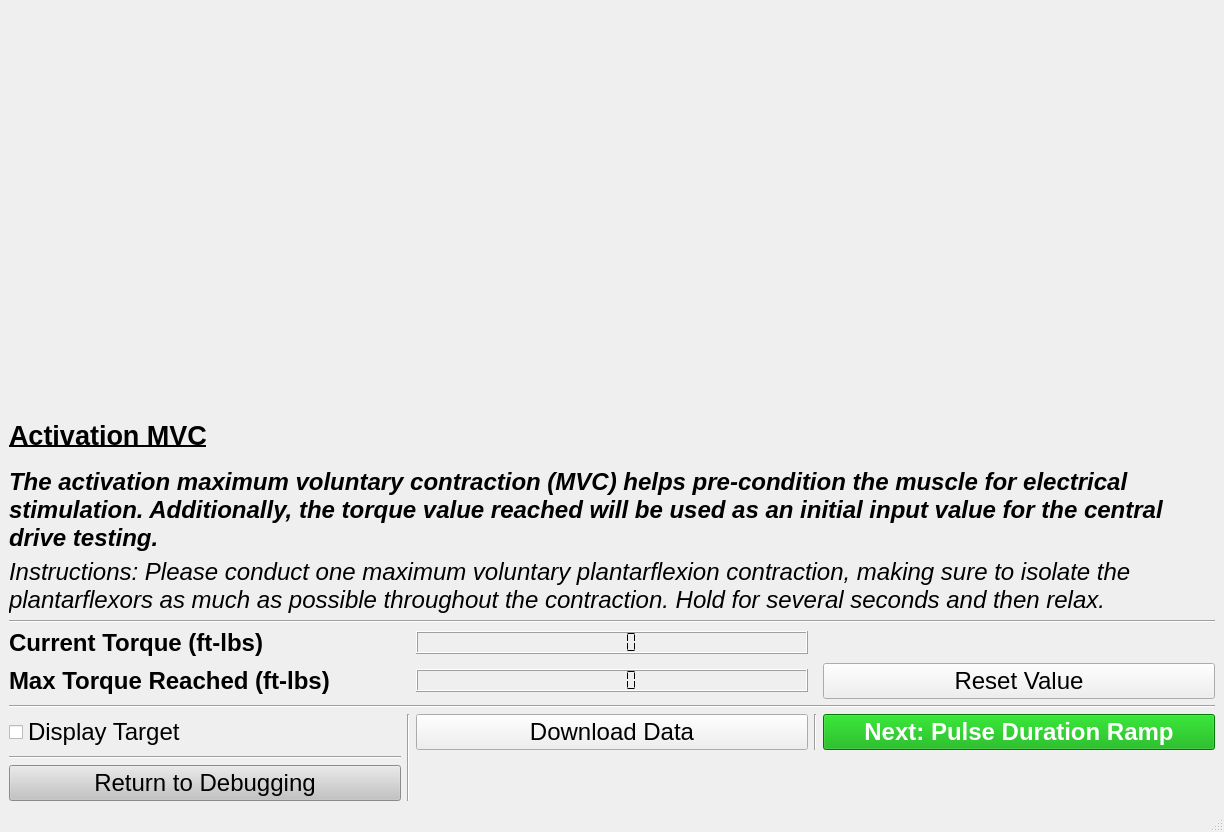
<?xml version="1.0" encoding="UTF-8"?>
<ui version="4.0">
 <class>MainWindow</class>
 <widget class="QMainWindow" name="MainWindow">
  <property name="geometry">
   <rect>
    <x>0</x>
    <y>0</y>
    <width>1224</width>
    <height>832</height>
   </rect>
  </property>
  <property name="windowTitle">
   <string>Central Drive Estimation</string>
  </property>
  <widget class="QWidget" name="centralwidget">
   <layout class="QGridLayout" name="gridLayout">
    <item row="0" column="0">
     <layout class="QVBoxLayout" name="verticalLayout">
      <item>
       <widget class="QWidget" name="TorquePlot" native="true">
        <layout class="QHBoxLayout" name="horizontalLayout"/>
       </widget>
      </item>
     </layout>
    </item>
    <item row="1" column="0">
     <layout class="QGridLayout" name="gridLayout_2">
      <item row="9" column="0">
       <widget class="QCheckBox" name="target_cb">
        <property name="font">
         <font>
          <pointsize>18</pointsize>
         </font>
        </property>
        <property name="text">
         <string>Display Target</string>
        </property>
       </widget>
      </item>
      <item row="7" column="2">
       <widget class="QLCDNumber" name="maxTorque_lcd">
        <property name="sizePolicy">
         <sizepolicy hsizetype="Minimum" vsizetype="Maximum">
          <horstretch>0</horstretch>
          <verstretch>0</verstretch>
         </sizepolicy>
        </property>
        <property name="font">
         <font>
          <pointsize>18</pointsize>
         </font>
        </property>
        <property name="smallDecimalPoint">
         <bool>false</bool>
        </property>
        <property name="segmentStyle">
         <enum>QLCDNumber::Flat</enum>
        </property>
       </widget>
      </item>
      <item row="6" column="0">
       <widget class="QLabel" name="label_8">
        <property name="font">
         <font>
          <pointsize>18</pointsize>
          <weight>75</weight>
          <bold>true</bold>
         </font>
        </property>
        <property name="text">
         <string>Current Torque (ft-lbs)</string>
        </property>
       </widget>
      </item>
      <item row="9" column="3">
       <widget class="Line" name="line_5">
        <property name="orientation">
         <enum>Qt::Vertical</enum>
        </property>
       </widget>
      </item>
      <item row="4" column="0" colspan="5">
       <widget class="QLabel" name="label_2">
        <property name="font">
         <font>
          <pointsize>18</pointsize>
          <italic>true</italic>
         </font>
        </property>
        <property name="text">
         <string>Instructions: Please conduct one maximum voluntary plantarflexion contraction, making sure to isolate the plantarflexors as much as possible throughout the contraction. Hold for several seconds and then relax.</string>
        </property>
        <property name="wordWrap">
         <bool>true</bool>
        </property>
       </widget>
      </item>
      <item row="9" column="2">
       <widget class="QPushButton" name="download_pb">
        <property name="font">
         <font>
          <pointsize>18</pointsize>
         </font>
        </property>
        <property name="text">
         <string>Download Data</string>
        </property>
       </widget>
      </item>
      <item row="8" column="0" colspan="5">
       <widget class="Line" name="line_2">
        <property name="orientation">
         <enum>Qt::Horizontal</enum>
        </property>
       </widget>
      </item>
      <item row="7" column="0">
       <widget class="QLabel" name="label_7">
        <property name="font">
         <font>
          <pointsize>18</pointsize>
          <weight>75</weight>
          <bold>true</bold>
         </font>
        </property>
        <property name="text">
         <string>Max Torque Reached (ft-lbs)</string>
        </property>
       </widget>
      </item>
      <item row="6" column="2">
       <widget class="QLCDNumber" name="currentTorque_lcd">
        <property name="sizePolicy">
         <sizepolicy hsizetype="Minimum" vsizetype="Maximum">
          <horstretch>0</horstretch>
          <verstretch>0</verstretch>
         </sizepolicy>
        </property>
        <property name="font">
         <font>
          <pointsize>18</pointsize>
          <weight>50</weight>
          <bold>false</bold>
          <underline>false</underline>
          <strikeout>false</strikeout>
          <kerning>true</kerning>
         </font>
        </property>
        <property name="styleSheet">
         <string notr="true"/>
        </property>
        <property name="segmentStyle">
         <enum>QLCDNumber::Flat</enum>
        </property>
       </widget>
      </item>
      <item row="1" column="0" colspan="5">
       <widget class="QLabel" name="label_10">
        <property name="font">
         <font>
          <pointsize>20</pointsize>
          <weight>75</weight>
          <bold>true</bold>
          <underline>true</underline>
         </font>
        </property>
        <property name="text">
         <string>Activation MVC</string>
        </property>
        <property name="alignment">
         <set>Qt::AlignLeading|Qt::AlignLeft|Qt::AlignVCenter</set>
        </property>
       </widget>
      </item>
      <item row="9" column="4">
       <widget class="QPushButton" name="nextPDRamp_pb">
        <property name="font">
         <font>
          <pointsize>18</pointsize>
          <weight>75</weight>
          <bold>true</bold>
         </font>
        </property>
        <property name="styleSheet">
         <string notr="true">background-color: rgb(0, 170, 0);
color: rgb(255, 255, 255);</string>
        </property>
        <property name="text">
         <string>Next: Pulse Duration Ramp</string>
        </property>
       </widget>
      </item>
      <item row="7" column="4">
       <widget class="QPushButton" name="maxTorqueReset_pb">
        <property name="font">
         <font>
          <pointsize>18</pointsize>
         </font>
        </property>
        <property name="text">
         <string>Reset Value</string>
        </property>
       </widget>
      </item>
      <item row="11" column="0">
       <widget class="QPushButton" name="returnToMain_pb">
        <property name="font">
         <font>
          <pointsize>18</pointsize>
         </font>
        </property>
        <property name="autoFillBackground">
         <bool>false</bool>
        </property>
        <property name="styleSheet">
         <string notr="true">background-color: rgb(195, 195, 195);</string>
        </property>
        <property name="text">
         <string>Return to Debugging</string>
        </property>
       </widget>
      </item>
      <item row="9" column="1" rowspan="3">
       <widget class="Line" name="line_4">
        <property name="orientation">
         <enum>Qt::Vertical</enum>
        </property>
       </widget>
      </item>
      <item row="2" column="0" colspan="5">
       <widget class="QLabel" name="label">
        <property name="sizePolicy">
         <sizepolicy hsizetype="Preferred" vsizetype="Preferred">
          <horstretch>0</horstretch>
          <verstretch>0</verstretch>
         </sizepolicy>
        </property>
        <property name="font">
         <font>
          <pointsize>18</pointsize>
          <weight>75</weight>
          <italic>true</italic>
          <bold>true</bold>
         </font>
        </property>
        <property name="styleSheet">
         <string notr="true"/>
        </property>
        <property name="text">
         <string>The activation maximum voluntary contraction (MVC) helps pre-condition the muscle for electrical stimulation. Additionally, the torque value reached will be used as an initial input value for the central drive testing.</string>
        </property>
        <property name="wordWrap">
         <bool>true</bool>
        </property>
       </widget>
      </item>
      <item row="10" column="0">
       <widget class="Line" name="line_3">
        <property name="orientation">
         <enum>Qt::Horizontal</enum>
        </property>
       </widget>
      </item>
      <item row="5" column="0" colspan="5">
       <widget class="Line" name="line">
        <property name="orientation">
         <enum>Qt::Horizontal</enum>
        </property>
       </widget>
      </item>
     </layout>
    </item>
   </layout>
  </widget>
  <widget class="QMenuBar" name="menubar">
   <property name="geometry">
    <rect>
     <x>0</x>
     <y>0</y>
     <width>1224</width>
     <height>37</height>
    </rect>
   </property>
  </widget>
  <widget class="QStatusBar" name="statusbar"/>
 </widget>
 <resources/>
 <connections/>
</ui>
